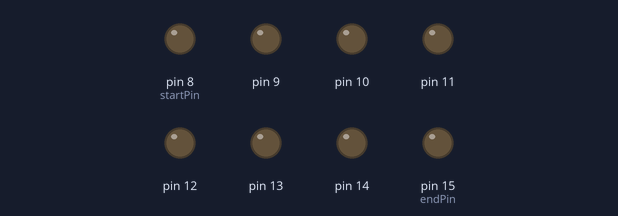
Bench run of a sketch on a simulated Arduino Uno, built with avr-gcc and run on an emulated ATmega328P. Shown: output pins drawn as LEDs (lit = HIGH).

Above: at 0.5 s.
At 4.05 s:
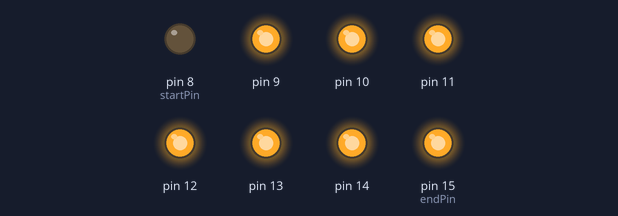
At 4.65 s:
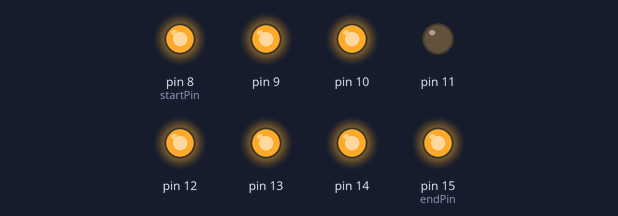
At 5.45 s:
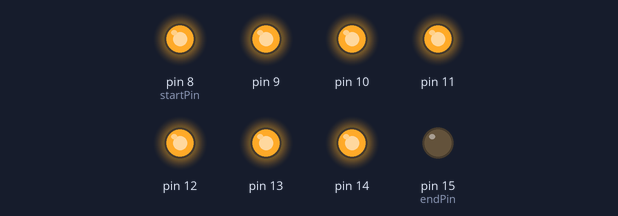
At 9.85 s:
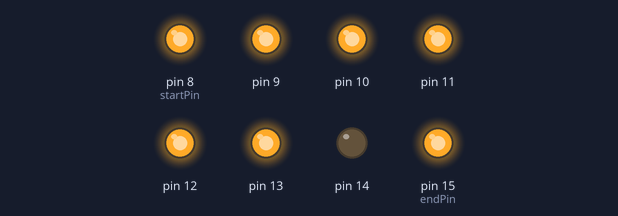
At 12.7 s:
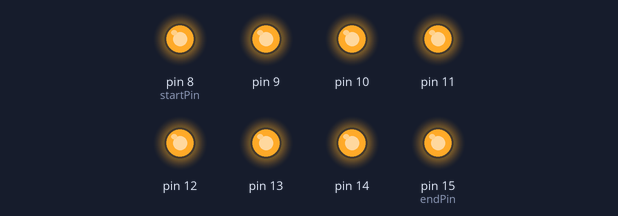
Timing chart, 0 to 14.6 s (numbered marks = the images above):
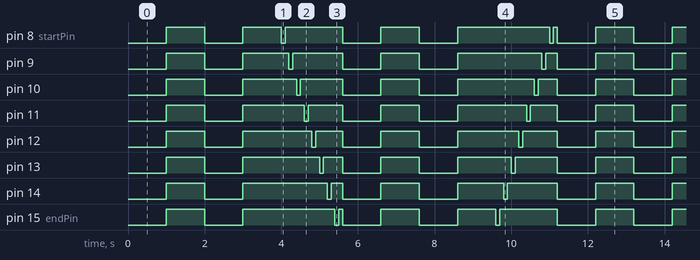

Measured:
- by itself, pin 15 (endPin): repeats every 11.2 s: LOW 1.0 s, HIGH 2.4 s, LOW 0.10 s, HIGH 0.10 s, 2 × (LOW 1.0 s, HIGH 1.0 s), LOW 0.10 s, HIGH 1.5 s, LOW 1.0 s, HIGH 1.0 s
- by itself, pin 9: repeats every 11.2 s: LOW 1.0 s, HIGH 1.2 s, LOW 0.10 s, HIGH 1.3 s, LOW 1.0 s, HIGH 1.0 s, LOW 1.0 s, HIGH 2.2 s, LOW 0.10 s, HIGH 0.30 s, LOW 1.0 s, HIGH 1.0 s
- by itself, everything shown: repeats every 11.2 s, in 40 steps

The sketch:

HW2.2.ino
```cpp
const byte startPin = 8;
const byte endPin = 15;
void setup()
{
     for (byte i = startPin; i<= endPin; i++)
    {
        pinMode(i, OUTPUT);
    }
}
void loop()
{
    byte i;

    for (i=startPin; i<= endPin; i++)
    {
         digitalWrite(i, LOW);
    }
  delay(1000);
    for (i=startPin; i<= endPin; i++)
    {
         digitalWrite(i, HIGH);
    }
   delay(1000);
  for (i=startPin; i<= endPin; i++)
    {
         digitalWrite(i, LOW);
    }
  delay(1000);
  for (i=startPin; i<= endPin; i++)
    {
         digitalWrite(i, HIGH);
    }
   delay(1000);
  //亮滅兩次


    for (i=startPin; i<= endPin; i++)
    {
         digitalWrite(i, LOW);
         delay (100);
         digitalWrite(i,HIGH);
         delay (100);
    }//右到左

      for (i=startPin; i<= endPin; i++)
    {
         digitalWrite(i, LOW);
    }
      delay(1000);
      for (i=startPin; i<= endPin; i++)
    {
         digitalWrite(i, HIGH);
    }
      delay(1000);
      for (i=startPin; i<= endPin; i++)
    {
         digitalWrite(i, LOW);
    }
      delay(1000);
      for (i=startPin; i<= endPin; i++)
    {
         digitalWrite(i, HIGH);
    }
      delay(1000);
  //亮滅兩次


    for (i=endPin; i>= startPin; i--)
    {
         digitalWrite(i, LOW);
         delay (100);
         digitalWrite(i, HIGH);
         delay (100);
    }//左到右
}
```
